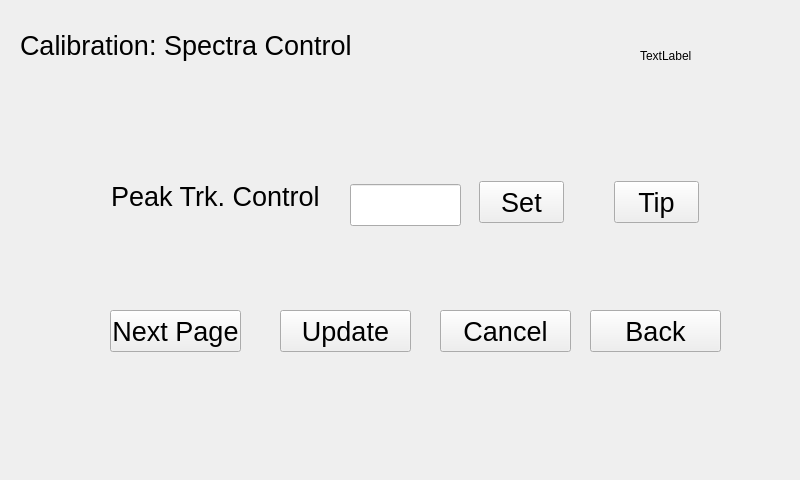
<?xml version="1.0" encoding="UTF-8"?>
<ui version="4.0">
 <class>spectrumselfregulateDlg1</class>
 <widget class="QWidget" name="spectrumselfregulateDlg1">
  <property name="geometry">
   <rect>
    <x>0</x>
    <y>0</y>
    <width>800</width>
    <height>480</height>
   </rect>
  </property>
  <property name="windowTitle">
   <string>Form</string>
  </property>
  <widget class="QLabel" name="label">
   <property name="geometry">
    <rect>
     <x>20</x>
     <y>10</y>
     <width>361</width>
     <height>71</height>
    </rect>
   </property>
   <property name="text">
    <string>&lt;html&gt;&lt;head/&gt;&lt;body&gt;&lt;p&gt;&lt;span style=&quot; font-size:20pt;&quot;&gt;Calibration:  Spectra Control&lt;/span&gt;&lt;/p&gt;&lt;/body&gt;&lt;/html&gt;</string>
   </property>
  </widget>
  <widget class="QLabel" name="dateTime">
   <property name="geometry">
    <rect>
     <x>640</x>
     <y>50</y>
     <width>54</width>
     <height>12</height>
    </rect>
   </property>
   <property name="text">
    <string>TextLabel</string>
   </property>
  </widget>
  <widget class="QLabel" name="label_3">
   <property name="geometry">
    <rect>
     <x>111</x>
     <y>181</y>
     <width>209</width>
     <height>32</height>
    </rect>
   </property>
   <property name="text">
    <string>&lt;html&gt;&lt;head/&gt;&lt;body&gt;&lt;p&gt;&lt;span style=&quot; font-size:20pt;&quot;&gt;Peak Trk. Control&lt;/span&gt;&lt;/p&gt;&lt;/body&gt;&lt;/html&gt;</string>
   </property>
  </widget>
  <widget class="QLineEdit" name="PkTrk_lineEdit">
   <property name="geometry">
    <rect>
     <x>350</x>
     <y>184</y>
     <width>111</width>
     <height>42</height>
    </rect>
   </property>
   <property name="font">
    <font>
     <pointsize>20</pointsize>
    </font>
   </property>
  </widget>
  <widget class="QPushButton" name="PkTrk_change">
   <property name="geometry">
    <rect>
     <x>479</x>
     <y>181</y>
     <width>85</width>
     <height>42</height>
    </rect>
   </property>
   <property name="font">
    <font>
     <pointsize>20</pointsize>
    </font>
   </property>
   <property name="text">
    <string>Set</string>
   </property>
  </widget>
  <widget class="QPushButton" name="pageDown">
   <property name="geometry">
    <rect>
     <x>110</x>
     <y>310</y>
     <width>131</width>
     <height>42</height>
    </rect>
   </property>
   <property name="font">
    <font>
     <pointsize>20</pointsize>
    </font>
   </property>
   <property name="text">
    <string>Next Page</string>
   </property>
  </widget>
  <widget class="QPushButton" name="ok">
   <property name="geometry">
    <rect>
     <x>280</x>
     <y>310</y>
     <width>131</width>
     <height>42</height>
    </rect>
   </property>
   <property name="font">
    <font>
     <pointsize>20</pointsize>
    </font>
   </property>
   <property name="text">
    <string>Update</string>
   </property>
  </widget>
  <widget class="QPushButton" name="cancel">
   <property name="geometry">
    <rect>
     <x>440</x>
     <y>310</y>
     <width>131</width>
     <height>42</height>
    </rect>
   </property>
   <property name="font">
    <font>
     <pointsize>20</pointsize>
    </font>
   </property>
   <property name="text">
    <string>Cancel</string>
   </property>
  </widget>
  <widget class="QPushButton" name="back">
   <property name="geometry">
    <rect>
     <x>590</x>
     <y>310</y>
     <width>131</width>
     <height>42</height>
    </rect>
   </property>
   <property name="font">
    <font>
     <pointsize>20</pointsize>
    </font>
   </property>
   <property name="text">
    <string>Back</string>
   </property>
  </widget>
  <widget class="QPushButton" name="PkTrk_Tip">
   <property name="geometry">
    <rect>
     <x>614</x>
     <y>181</y>
     <width>85</width>
     <height>42</height>
    </rect>
   </property>
   <property name="font">
    <font>
     <pointsize>20</pointsize>
    </font>
   </property>
   <property name="text">
    <string>Tip</string>
   </property>
  </widget>
 </widget>
 <resources/>
 <connections/>
</ui>
